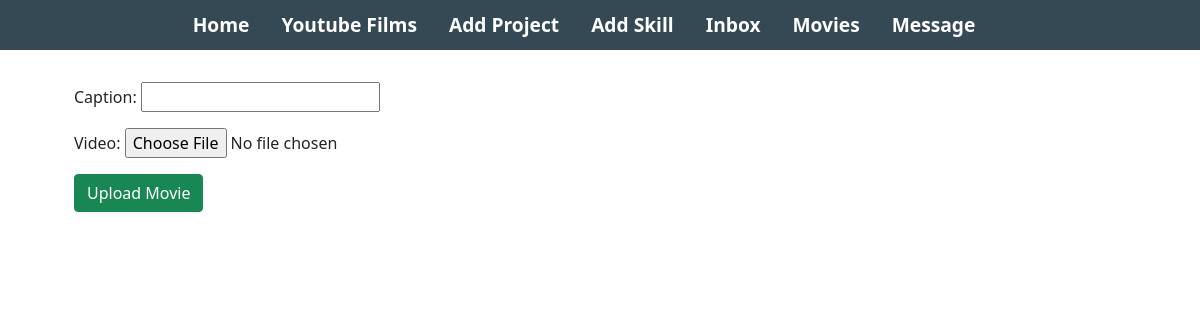
Before: /video/ (signed in) with the older database file.
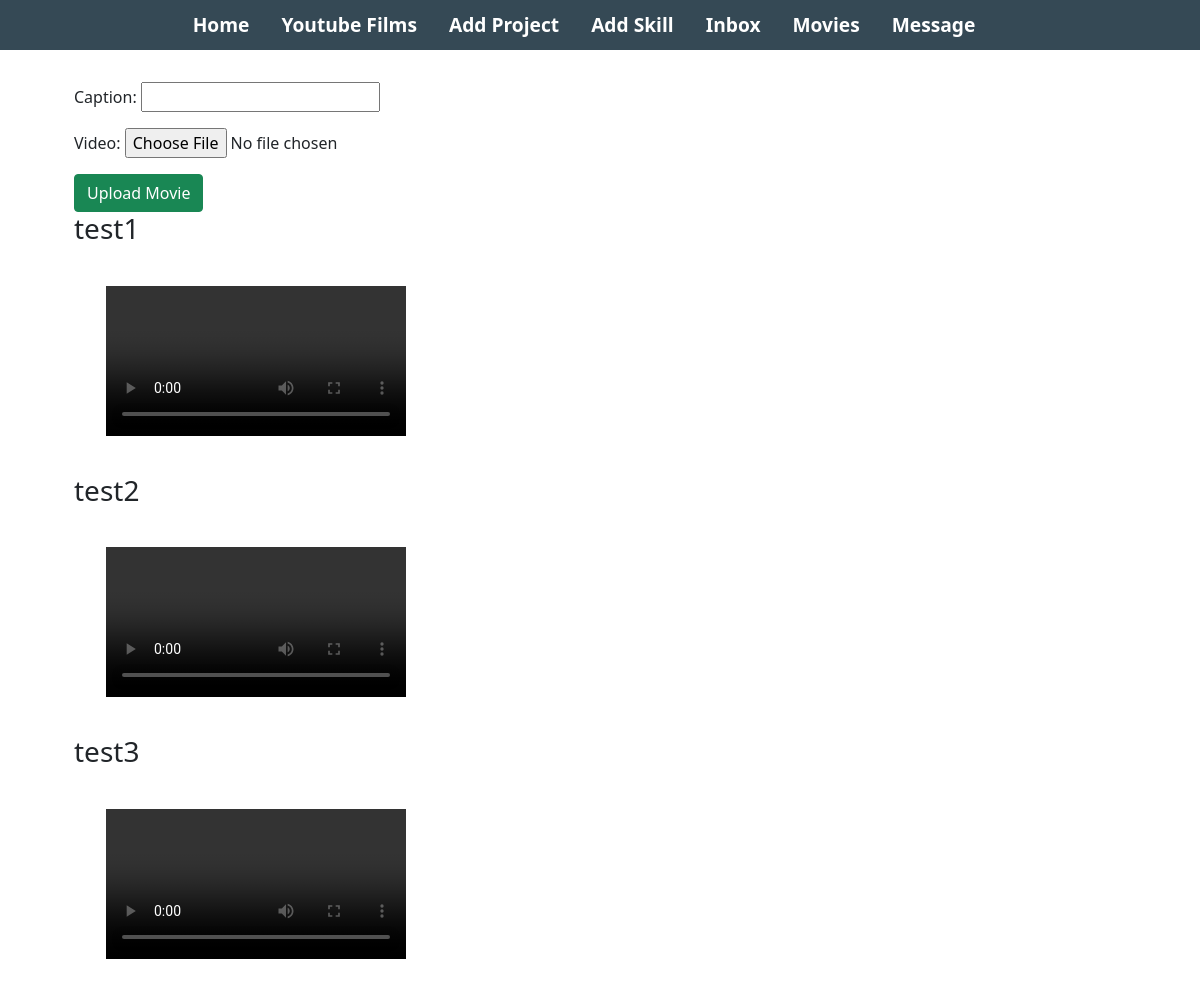
After: the same page with the newer database file.
### base/models.py (models this page shows, shortened)
class Video(models.Model):
	caption = models.CharField(max_length=200)
	video = models.FileField(upload_to="video/%y", validators=[file_size])

### base/views.py (the view)
# urls.py: path('video/', views.index, name='index'),
def index(request):
    all_video = Video.objects.all()
    if request.method == 'POST':
        form = Video_form(data=request.POST, files=request.FILES)
        if form.is_valid():
            form.save()
    else:
        form = Video_form()
    context = {'form': form, 'all':all_video}
    return render(request, 'base/index.html', context)

### base/forms.py
class Video_form(ModelForm):
    class Meta:
       model = Video
       fields = ('caption', 'video')

### base/templates/base/index.html (shortened to what this page needs)
{% extends 'base/main.html' %}
{% load static %}
{% block content %}
<div class="container">
<div class="project-container">
	{% if request.user.is_authenticated %}
	<form action="." method="POST" enctype="multipart/form-data">
		{{form.as_p}}
		<button class="btn btn-success">Upload Movie</button>
		{% endif %}
	</form>
	{% for x in all %}
		<h3>{{x.caption}}</h3>
		<video class="project-container embed-responsive embed-responsive-16by9" controls = "controls">
			<source src="{{x.video.url}}" type="video/mp4" />
		</video>
	{% endfor %}
</div>
</div>
{% endblock content %}

Changed rows visible on the page:
added Video: caption "test1"
added Video: caption "test2"
added Video: caption "test3"
